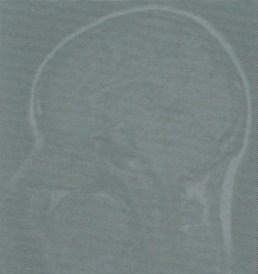
#> input picture data/histograma/cerebro_1.jpg, 258 x 274 px, found by its file name
$ python t01_operaciones_histograma.py
#> lines starting #> are read from the running program, lines starting #| are printed output that depends on the picture
### src/exercise_01/t01_load_image.py
__author__ = "mi_nombre_aqui"
# Estas dos líneas inferiores se usan para crear gráficos interactivos
import os
from pathlib import Path

import matplotlib as mpl

mpl.use("Tkagg")
import matplotlib.pyplot as plt

# Para escribir menos puedo poner alias a lo que importo:
import numpy
import numpy as np
import scipy

# Aquí importo las librerías que me resultan útiles
import skimage
import skimage.io
import sklearn

output_folder = Path(__file__).parent.parent.parent / "outs" / Path(__file__).parent.name
output_folder.mkdir(exist_ok=True, parents=True)


"""
Date = 17/07/2018
Author = 106376
Project = Práctica 0, principios de python

"""

"""
   En este código proporcionamos herramientas que nos van a permitir cargar, guardar y visualizar
   imágenes. Lo usaremos durante todas las prácticas.

   TODO: Entiende este código y haz que funcione asegurándote de que tienes bien elegido el intérprete
"""


# Las funciones de python se definen con def. El contenido se escribe indentado:
# [25 lines left out: functions cargar_imagen, guardar_imagen, not called in this run]


def visualizar_imagen(
    imagen,
    titulo="nombre_del_estudiante",
    block=True,
    save_figure=False,
    figure_save_path="out/fig_sample.png",
    rescale_colors=True,
):
    """
    Esta función visualiza y almacena una imagen y salva la figura si se indica
    :param imagen_rgb: imagen RGB de tipo numpy array
    :param titulo: Indica el nombre del estudiante más la información adicional requerida
    :param block: Permite que al visualizar la imagen en programa pare hasta cerrar la ventana
    :return:
    """

    fig, ax = plt.subplots(1, 1, sharex=True, sharey=True)
    if len(imagen.shape) == 2:
        if rescale_colors:
            vmin = 0
            vmax = 1
            if np.ravel(imagen).max() > 1.0:
                vmax = 255
            ax.imshow(imagen, cmap=plt.get_cmap("gray"), vmin=vmin, vmax=vmax)
        else:
            ax.imshow(imagen)

    else:
        ax.imshow(imagen)
    ax.set_title(titulo)
    if save_figure:
        folder, filename = os.path.split(figure_save_path)
        try:
            os.makedirs(folder)
        except Exception:
            pass
        plt.savefig(figure_save_path, dpi=600)
    plt.show(block=block)


# [63 lines left out: function visualizar_imagenes, not called in this run]


# Es buena costumbre meter este if al final para evitar que se ejecute código al importar este script desde otro.
# [15 lines that do not run on import are left out]

### src/exercise_03/t01_operaciones_histograma.py
# -----------------------
#    Date = 17/07/2018
#  Author = 106376
# Project = code
# -----------------------

import matplotlib.pyplot as plt
import numpy as np
import skimage
import skimage.exposure
import skimage.io

from src.exercise_01.t01_load_image import visualizar_imagen
from pathlib import Path

file_histo = "./data/histograma/cerebro_1.jpg"
file_thres = "./data/histograma/bookpage.jpg"
file_7seg = "./data/histograma/Segmentos7.jpg"

file_mariposa = "./data/morfologicos/mariposa.jpg"
file_mariposa_noisy = "./data/morfologicos/mariposa_noisy.jpg"

file_sudoku = "./data/morfologicos/sudoku.jpg"
file_windows = "./data/morfologicos/windows.jpg"

output_folder = Path(__file__).parent.parent.parent / "outs" / Path(__file__).parent.name
output_folder.mkdir(exist_ok=True, parents=True)

def do_test01():
    # Calcular un histograma
    """
    NOMBRE:
    TODO:
        Comentar qué se observa en la distribución de histograma.


    """
    img_in = skimage.io.imread(file_histo, as_gray=True)
#> img_in: shape (274, 258) float64; min 0.392, max 0.586, mean 0.502
    visualizar_imagen(img_in, "Cerebro")

    # Con numpy
    hist, bins = np.histogram(img_in.ravel(), 256, [0, 1.0])
#> hist = 256 values, max 6937 at index 127, min 0 at index 0, mean 276.1; bins = 257 values from 0 to 1
    plt.plot(hist)
    plt.savefig(output_folder / "fig_test01_histograma.png")
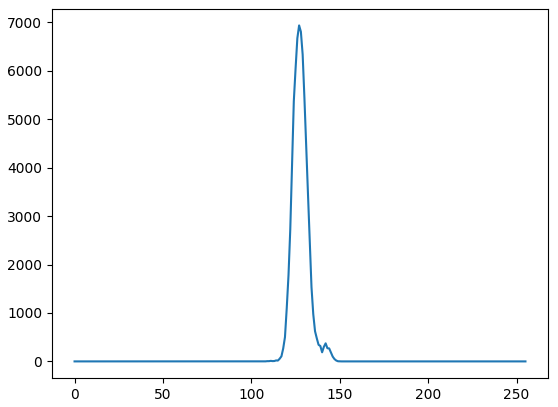
#> figure drawn by matplotlib, 1 panel; curve peaks at x = 127, y = 6937
    plt.show(block = True)

    # Con matplotlib
    plt.hist(img_in.ravel()*256, 256, [0, 256], color="r")
    plt.xlim([0, 256])
    plt.show()
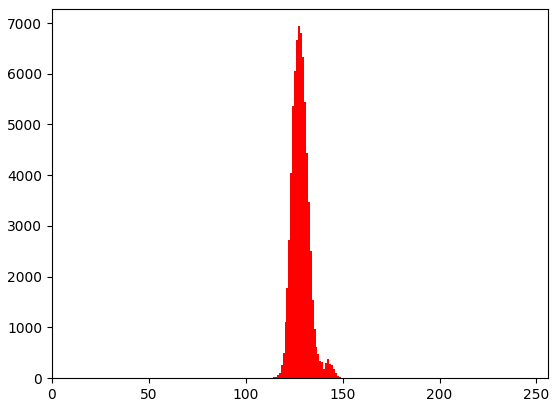
#> figure drawn by matplotlib, 1 panel; tallest bar 6937 high, from x = 127 to 128


def do_test02():
    """
    NOMBRE:
    TODO:
        Comentar qué se observa en la distribución de histograma en cada uno de los pasos.
    """

    # Estirar / ecualizar un histograma
    # Tiempo estimado -> 10 minutos (total = 15 min)
    img_in = skimage.io.imread(file_histo)
#> img_in: shape (274, 258, 3)
    if len(img_in.shape) == 3:
        # Convertir a gris
        img_in = np.average(img_in, axis=-1)
#> img_in: shape (274, 258) float64

    # Stretching
    # Io = (Ii-Mini)*(((Maxo-Mino)/(Maxi-Mini))+Mino)
    min_in = img_in.min()
#> min_in = 100.3
    max_in = img_in.max()
#> max_in = 148
    min_out = 0
    max_out = 255
    img_strecthed = (img_in - min_in) * (((max_out - min_out) / (max_in - min_in)) + min_out)
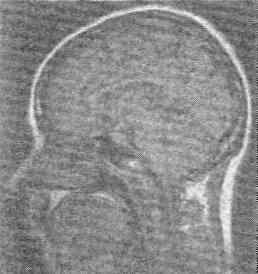
#> img_strecthed: shape (274, 258) float64; min 0, max 255, mean 138.8

    # Stretching using skimage

    img_strecthed2 = skimage.exposure.rescale_intensity(img_in, out_range=(0, 255))

    # Ecualizacion de histograma

    img_equ = (skimage.exposure.equalize_hist(img_in) * 255).astype("uint8")
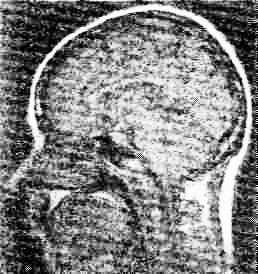
#> img_equ: shape (274, 258); min 0, max 255, mean 130.5

    # Ecualizacion de histograma adaptativa
    img_adapt_equ = skimage.exposure.equalize_adapthist(
        img_in.astype(float) / 255, kernel_size=None, clip_limit=0.01, nbins=256
    )

    plt.subplot(131)
    plt.hist(img_in.ravel(), 256, [0, 256], color="b")
    plt.subplot(132)
    plt.hist(img_strecthed2.ravel(), 256, [0, 256], color="r")
    plt.subplot(133)
    plt.hist(img_equ.ravel(), 256, [0, 256], color="g")
    plt.show(block=True)
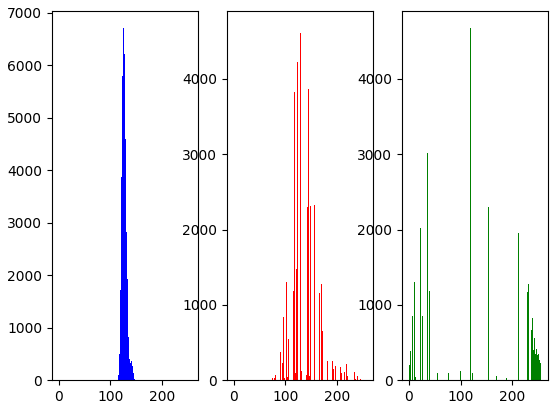
#> figure drawn by matplotlib, 3 panels; panel 1: tallest bar 6704 high, from x = 125 to 126; panel 2: tallest bar 4674 high, from x = 133 to 134; panel 3: tallest bar 4674 high, from x = 119 to 120

    plt.figure()
    plt.subplot(141)
    plt.imshow(img_in, cmap=plt.get_cmap("gray"), vmin=0, vmax=255)
    plt.subplot(142)
    plt.imshow(img_strecthed2, cmap=plt.get_cmap("gray"), vmin=0, vmax=255)
    plt.subplot(143)
    plt.imshow(img_equ, cmap=plt.get_cmap("gray"), vmin=0, vmax=255)
    plt.subplot(144)
    plt.imshow(img_adapt_equ, cmap=plt.get_cmap("gray"), vmin=0, vmax=1)
    plt.show(block=True)


def do_test03():
    """
    NOMBRE:
    TODO:
        Repetir el ejercicio do_test02 con la imagen sudoku.jpg :
        Extraer y visualizar los histogramas de la imagen original
        de la imagen con el histograma estirado y de la imagen ecualizada.
        Analizar el uso de CLAHE (imadapthist) en estas imágenes.
        Comentar resultados
        Almacenar las figuras resultantes en el directorio /out/practica03/fig_test03_nombrexx.png
        Respuesta:
    """


def do_test04():
    """
    NOMBRE:
    TODO:
        Completar el ejercicio do_test02 con la imagen médica de vuestra elección :
        Extraer y visualizar los histogramas de la imagen original
        de la imagen con el histograma estirado y de la imagen ecualizada.
        Analizar el uso de CLAHE (imadapthist) en estas imágenes.
        Comentar resultados
        Almacenar las figuras resultantes en el directorio /out/practica03/fig_test04_nombrexx.png
        Respuesta:
    """


if __name__ == "__main__":
    do_test01()
    do_test02()
    do_test03()
    do_test04()

    input()
